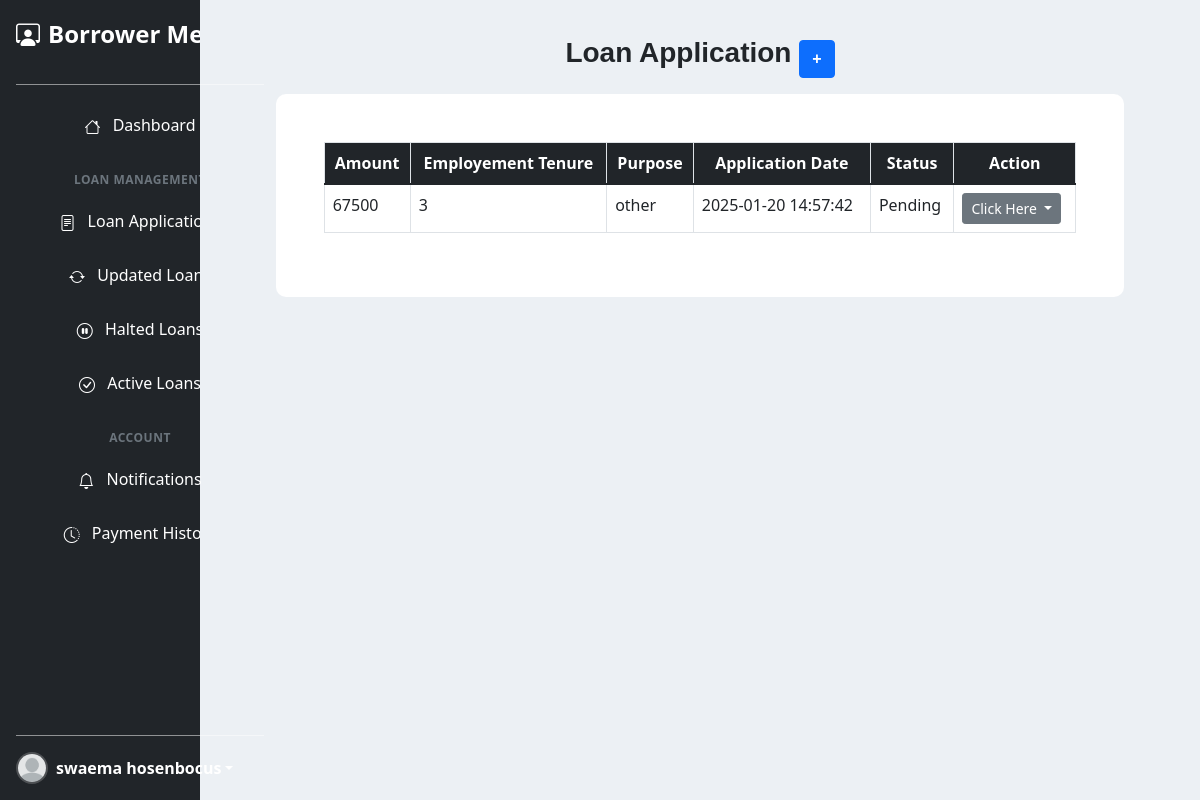
The page /Borrower/LoanApplications.php (signed in) on the database its author committed.
### tables this page shows
CREATE TABLE `loans` (
  `id` int(11) NOT NULL,
  `user_id` int(11) DEFAULT NULL,
  `noOfInstallments` int(11) DEFAULT NULL,
  `interstRate` int(11) DEFAULT NULL,
  `grade` text DEFAULT NULL,
  `AnnualIncome` int(11) NOT NULL,
  `loanAmount` int(11) NOT NULL,
  `loanPurpose` text NOT NULL,
  `employeementTenure` int(11) NOT NULL,
  `Accepted_Date` date DEFAULT NULL,
  `status` text NOT NULL,
  `requested_at` datetime DEFAULT current_timestamp(),
  `InstallmentAmount` decimal(11,2) DEFAULT NULL,
  `TotalLoan` int(11) NOT NULL
);

### Classes/Loan.php (called while the page is built, shortened)
<?php
class Loan
{
    public static function checkLoan()
    {
        $loans = [];
        return $loans;
    }
    public static function allLoansByUser($user_id, $status)
    {
        try {
            $db = Database::getConnection();
            $query = "SELECT l.*, u.name, u.email, u.mobile, u.image, u.address FROM loans l INNER JOIN users u ON l.user_id = u.id WHERE l.user_id=? AND l.status=?";
            $stmt = $db->prepare($query);
            $stmt->bind_param("is", $user_id, $status);
            $stmt->execute();
            $result = $stmt->get_result();
            $loans = [];
            while ($data = $result->fetch_assoc()) {
                $loans[] = $data;
            }
            return $loans;
        } catch (Exception $e) {
            error_log("Error fetching loans: " . $e->getMessage());
            return [];
        }
    }
}

### Borrower/LoanApplications.php (the view, shortened to what this page needs)
<?php
require_once '../Classes/Loan.php';
$id = $_SESSION['user_id'];
$loans = Loan::allLoansByUser($id, "Pending");
?>
<?php
include_once('Layout/head.php');
include_once('Layout/sidebar.php');
?>
<div class="col-md-10 pb-5" style="background-color: #ECF0F4;">
    <div class="row text-center">
    </div>
    <div class="title text-center">
        <h2 class="h3 fw-bold mt-3 " style="font-family: sans-serif;">
            Loan Application
            <a class="btn btn-primary h3 fw-bold mt-3" style="font-family: sans-serif;" href="loanAppSavePage.php">+</a>
        </h2>
    </div>
    <div class="container-fluid">
        <div class="row mt-2 d-flex justify-content-center">
            <div class="col-lg-11 col-md-11 col-sm-11">
                <div class="table-responsive p-5" style="background-color: #FFFFFF; border-radius: 10px; ">
                    <table id="example" class="table table-bordered">
                        <thead class="text-white" style="background-color: #142127;">
                            <tr class="text-white bg-dark text-center">
                                <th scope="col">Amount</th>
                                <th scope="col">Employement Tenure</th>
                                <th scope="col">Purpose</th>
                                <th scope="col">Application Date</th>
                                <th scope="col">Status</th>
                                <th scope="col">Action</th>
                            </tr>
                        </thead>
                        <tbody>
                            <?php if (is_array($loans) && count($loans) > 0): ?>
                                <?php foreach ($loans as $loan): ?>
                                    <tr>
                                        <td>  <?php echo $loan['loanAmount'] + (($loan['noOfInstallments']/12) *$loan['loanAmount'] * ($loan['interstRate'] / 100)) + ($loan['loanAmount'] * (2 / 100)); ?></td>
                                        <td><?php echo htmlspecialchars($loan['employeementTenure']); ?></td>
                                        <td><?php echo htmlspecialchars($loan['loanPurpose']); ?></td>
                                        <td><?php echo htmlspecialchars($loan['requested_at']); ?></td>
                                        <td><?php echo htmlspecialchars($loan['status']); ?></td>
                                        <td>
                                            <div class="dropdown">
                                                <button class="btn btn-sm btn-secondary dropdown-toggle" type="button"
                                                    id="dropdownMenuButton1" data-bs-toggle="dropdown" aria-expanded="false">
                                                    Click Here
                                                </button>
                                            </div>
                                        </td>
                                    </tr>
                                <?php endforeach; ?>
                            <?php endif; ?>
                        </tbody>
                    </table>
                </div>
            </div>
        </div>
    </div>
</div>
</div>
</div>
<?php
include_once('Layout/footer.php');
?>

### Assets/Styles/style.css (style rules this page uses)
* { margin: 0; padding: 0; box-sizing: border-box; }
html, body { width: 100%; height: 100%; margin: 0; padding: 0; overflow-x: hidden; background-color: #f1f9ff !important; color: #0d6efd; font-family: Arial, sans-serif; }

### Assets/Styles/sidebars.css (style rules this page uses)
body { min-height: 100vh; min-height: -webkit-fill-available; }
html { height: -webkit-fill-available; }
.dropdown-toggle { outline: 0; }

### rows shown on the page
loans: loanAmount+noOfInstallments+interstRate "67500", employeementTenure "3", loanPurpose "other", requested_at "2025-01-20 14:57:42", status "Pending"

### other values the page prints
$_SESSION['user_name'] "swaema hosenbocus"
